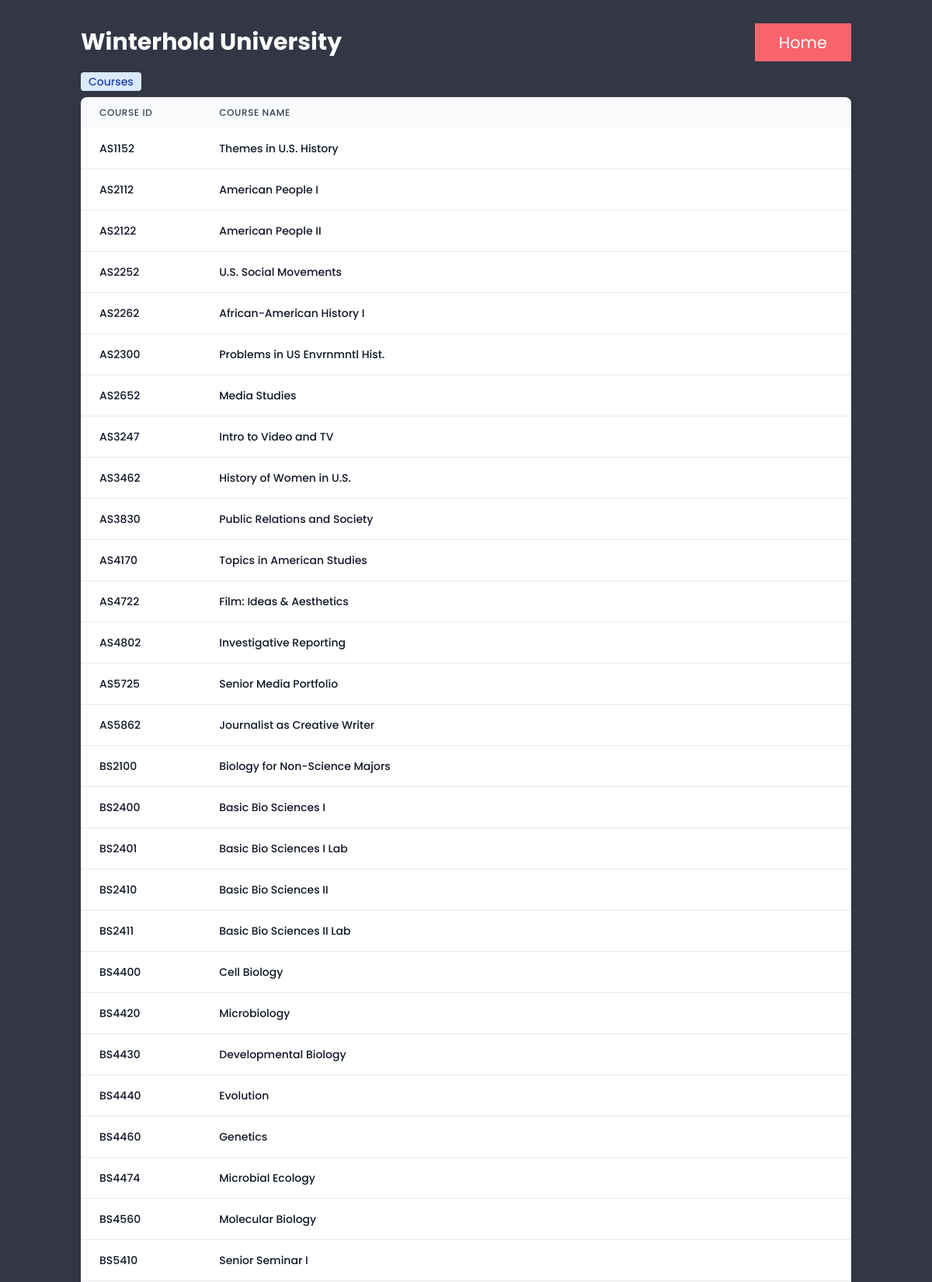
The page /PHP/home_course.php (upper part) on the database its author committed.
### tables this page shows
CREATE TABLE `course` (
  `course_id` varchar(10) NOT NULL,
  `course_name` varchar(100) DEFAULT NULL,
  `course_credits` varchar(2) NOT NULL,
  `department_id` int NOT NULL
);

### PHP/home_course.php (the view, shortened to what this page needs)
<?php
include("db.php");
$query_courses = 'SELECT * FROM course';
$courses_statement = $db->prepare($query_courses);
$courses_statement->execute();
$courses = $courses_statement->fetchAll();
?>
<!DOCTYPE html>
<html lang="en">
<head>
    <script src="https://cdn.tailwindcss.com"></script>
    <link rel="stylesheet" href="../css/home.css" />
</head>
<body>
    <div class="container">
        <header class="header">
            <nav class="navbar">
                <a href="../home.html" class="nav-logo">Winterhold University</a>
                <ul class="nav-menu">
                    <li class="nav-item">
                        <a href="../home.html" class="nav-link register">Home</a>
                    </li>
                </ul>
            </nav>
        </header>
        <span class="bg-blue-100 text-blue-800 text-sm font-medium mr-2 px-2.5 py-0.5 rounded dark:bg-blue-200 dark:text-blue-800">Courses</span>
        <div class="flex flex-col">
            <div class="overflow-x-auto sm:-mx-6 lg:-mx-8">
                <div class="inline-block py-2 min-w-full sm:px-6 lg:px-8">
                    <div class="overflow-hidden shadow-md sm:rounded-lg">
                        <table class="min-w-full">
                            <thead class="bg-gray-50 dark:bg-gray-700">
                                <tr>
                                    <th scope="col" class="py-3 px-6 text-xs font-medium tracking-wider text-left text-gray-700 uppercase dark:text-gray-400"> Course ID </th>
                                    <th scope="col" class="py-3 px-6 text-xs font-medium tracking-wider text-left text-gray-700 uppercase dark:text-gray-400"> Course Name </th>
                                </tr>
                            </thead>
                            <tbody>
                                 <?php foreach ($courses as $course) : ?>
                                <tr class="bg-white border-b dark:bg-gray-800 dark:border-gray-700">
                                    <td class="py-4 px-6 text-sm font-medium text-gray-900 whitespace-nowrap dark:text-white"><?php echo $course['course_id']; ?> </td>
                                    <td class="py-4 px-6 text-sm font-medium text-gray-900 whitespace-nowrap dark:text-white"><?php echo $course['course_name']; ?> </td>
                                </tr><?php endforeach; ?>
                            </tbody>
                        </table>
                    </div>
                </div>
            </div>
        </div>
    </div>
</body>
</html>

### css/home.css (style rules this page uses)
:root { --clr-background: #333645; --clr-white: #ffffff; --clr-red-accent: #f8646c; --clr-background-accent-light: #424556; --clr-card-design: #72778f; --clr-main-p-font: #cdced1; --transition: all 0.3s ease-in-out; --border-radius: 8px; }
* { margin: 0; padding: 0; box-sizing: border-box; }
html, body { max-width: 100%; overflow-x: hidden; }
body { background-color: var(--clr-background); font-family: "Poppins", sans-serif; color: var(--clr-white); }
.container { max-width: 1400px; margin: 0 auto; padding: 1em; }
li { list-style: none; }
a { text-decoration: none; }
.navbar { display: flex; justify-content: space-between; align-items: center; padding: 1rem 0; }
.nav-menu { display: flex; justify-content: space-between; align-items: center; }
.nav-item { margin-left: 4rem; }
.nav-link { font-size: clamp(1rem, 2.5vw, 1.3rem); font-weight: 400; color: var(--clr-white); }
.register { background-color: var(--clr-red-accent); padding: 0.5em 1.5em; }
.nav-logo { color: var(--clr-white); font-weight: 700; font-size: clamp(1.5rem, 2.5vw, 2.25rem); }

### rows shown on the page
course: course_id "AS1152", course_name "Themes in U.S. History"
course: course_id "AS2112", course_name "American People I"
course: course_id "AS2122", course_name "American People II"
course: course_id "AS2252", course_name "U.S. Social Movements"
course: course_id "AS2262", course_name "African-American History I"
course: course_id "AS2300", course_name "Problems in US Envrnmntl Hist."
course: course_id "AS2652", course_name "Media Studies"
course: course_id "AS3247", course_name "Intro to Video and TV"
course: course_id "AS3462", course_name "History of Women in U.S."
course: course_id "AS3830", course_name "Public Relations and Society"
course: course_id "AS4170", course_name "Topics in American Studies"
course: course_id "AS4722", course_name "Film: Ideas & Aesthetics"
course: course_id "AS4802", course_name "Investigative Reporting"
course: course_id "AS5725", course_name "Senior Media Portfolio"
course: course_id "AS5862", course_name "Journalist as Creative Writer"
course: course_id "BS2100", course_name "Biology for Non-Science Majors"
course: course_id "BS2400", course_name "Basic Bio Sciences I"
course: course_id "BS2401", course_name "Basic Bio Sciences I Lab"
course: course_id "BS2410", course_name "Basic Bio Sciences II"
course: course_id "BS2411", course_name "Basic Bio Sciences II Lab"
course: course_id "BS4400", course_name "Cell Biology"
course: course_id "BS4420", course_name "Microbiology"
course: course_id "BS4430", course_name "Developmental Biology"
course: course_id "BS4440", course_name "Evolution"
course: course_id "BS4460", course_name "Genetics"
course: course_id "BS4474", course_name "Microbial Ecology"
course: course_id "BS4560", course_name "Molecular Biology"
course: course_id "BS5410", course_name "Senior Seminar I"
